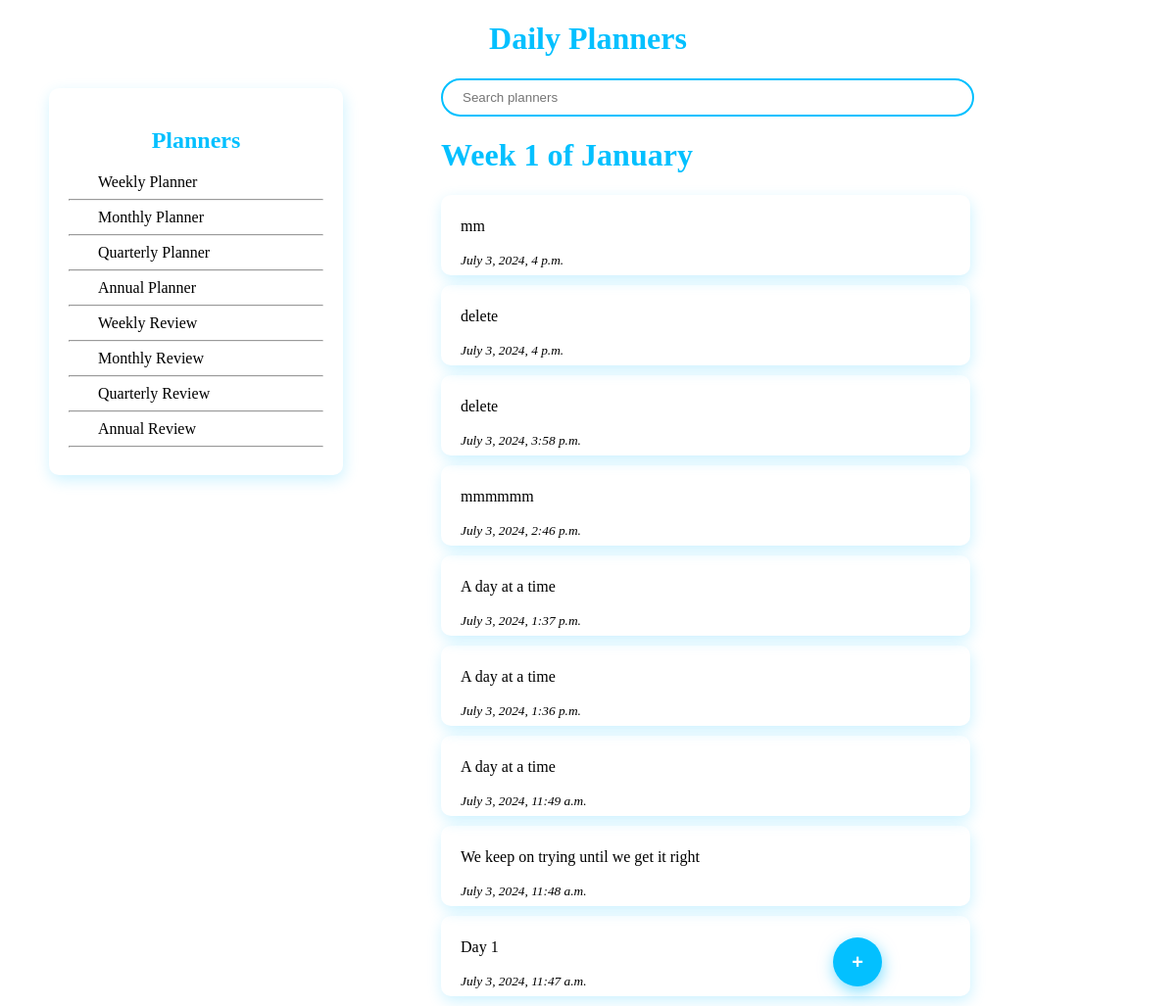
The page / on the database its author committed.
### planners/models.py (models this page shows, shortened)
class DailyPlanners(models.Model):
    quote = models.TextField()
    affirmation = models.TextField()
    date_created = models.DateTimeField(auto_now_add=True)
    class Meta:
        verbose_name_plural = 'daily planners'

### planners/views.py (the view)
# urls.py: path('', views.dailyplanners, name="dailyplanners"),
def dailyplanners(request):
    dailyplanners = DailyPlanners.objects.order_by('-date_created')
    context = {'dailyplanners':dailyplanners}
    return render(request, 'planners/planners/dailyplanners.html', context)

### planners/templates/planners/planners/dailyplanners.html (shortened to what this page needs)
{% extends 'planners/base.html' %}
{% load static %}
{% block content %}
    <main class="container">
        <h1 class="text-center">Daily Planners</h1>
        <div class="unequal-two-grid ">
            <div>
                <section>
                    <div class="side-bar">
                        <h1 class="text-center">Planners</h1>
                        <a href="week.html" class="left-margin">Weekly Planner</a><br><hr>
                        <a href="month.html"  class="left-margin">Monthly Planner</a><br><hr>
                        <a href="quarter.html"  class="left-margin">Quarterly Planner</a><br><hr>
                        <a href="annual.html"  class="left-margin">Annual Planner</a><br><hr>
                        <a href="weekly-review.html"  class="left-margin">Weekly Review</a><br><hr>
                        <a href="monthly-review.html"  class="left-margin">Monthly Review</a><br><hr>
                        <a href="quarterly-review.html"  class="left-margin">Quarterly Review</a><br><hr>
                        <a href="annual-review.html"  class="left-margin">Annual Review</a> <br>  <hr>
                    </div>
            </section>
            </div>
            <div>
                <input type="text" placeholder="Search planners" class="container home-input">
                <h1 class="container">Week 1 of January</h1>
                {% for dailyplanner in dailyplanners %}
                    <a href="{% url 'dailyplanner' dailyplanner.id %}">
                        <div class="shaped-container container">
                            <p>{{ dailyplanner.quote }}</p>
                            <small>{{ dailyplanner.date_created }}</small>
                        </div>
                    </a>
                {% empty %}
                    <p>No today's plans posted</p>
                {% endfor %}
                <a href="{% url 'add_plan'%}">
                    <button class="home-btn">+</button>
                </a>
            </div>
        </div>
    </main>
{% endblock content %}

### planners/templates/planners/base.html (shortened to what this page needs)
<!DOCTYPE html>
{% load static %}
<html lang="en">
<head>
    <link rel="stylesheet" href="{% static 'main.css' %}">
</head>
<body>
    {% block content %}
    {% endblock content %}
</body>
</html>

### static/main.css (style rules this page uses)
:root { --primary-color: rgb(3, 192, 255); --text-primary-color: black; --text-secondary-color: white; }
body { padding: 0; margin: 0; box-sizing: border-box; flex-wrap: wrap; }
html { scroll-behavior: smooth; }
h1, h2, h3, h4, h5 { color: var(--primary-color) }
a { color: var(--text-primary-color); text-decoration: none; }
small { font-style: italic; }
.container { margin-left: 50px; margin-right: 50px }
.left-margin { margin-left: 30px }
.unequal-two-grid { display: grid; grid-template-columns: 300px 1fr; column-gap: 50px; }
.shaped-container { width: 500px; border-radius: 10px; padding: 7px 20px; box-shadow: 1px 5px 15px rgba(3, 192, 255, 0.2); margin-bottom: 10px; margin-top: 10px; }
.side-bar { border-radius: 10px; padding: 20px 20px; box-shadow: 1px 5px 15px rgba(3, 192, 255, 0.2); margin-bottom: 10px; margin-top: 10px; }
.text-center { text-align: center; }
.home-input { width: 500px; padding: 10px 20px; border-radius: 20px; border: 2px solid var(--primary-color) }
.home-btn { width: 50px; height: 50px; border-radius: 50%; background-color: var(--primary-color); color: var(--text-secondary-color); border: none; position: fixed; right: 300px; bottom: 20px; box-shadow: 1px 5px 15px rgba(3, 192, 255, 0.5); font-weight: 900; font-size: 20px; }

### rows shown on the page
DailyPlanners: quote "mm", date_created "July 3, 2024, 4 p.m."
DailyPlanners: quote "delete", date_created "July 3, 2024, 4 p.m."
DailyPlanners: quote "delete", date_created "July 3, 2024, 3:58 p.m."
DailyPlanners: quote "mmmmmm", date_created "July 3, 2024, 2:46 p.m."
DailyPlanners: quote "A day at a time", date_created "July 3, 2024, 1:37 p.m."
DailyPlanners: quote "A day at a time", date_created "July 3, 2024, 1:36 p.m."
DailyPlanners: quote "A day at a time", date_created "July 3, 2024, 11:49 a.m."
DailyPlanners: quote "We keep on trying until we get it right", date_created "July 3, 2024, 11:48 a.m."
DailyPlanners: quote "Day 1", date_created "July 3, 2024, 11:47 a.m."
